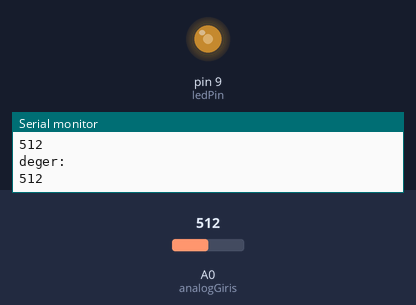
A sketch run on a simulated Arduino Uno, built with avr-gcc and run on an emulated ATmega328P. Parts: output pins drawn as LEDs (lit = HIGH), the last lines printed to the serial monitor. Inputs (shaded band) come from the test bench; at power-on: A0 (analogGiris) = 512.

Above: at 1.8 s.
1.9 s: A0 (analogGiris) set to 716
At 4.0 s:
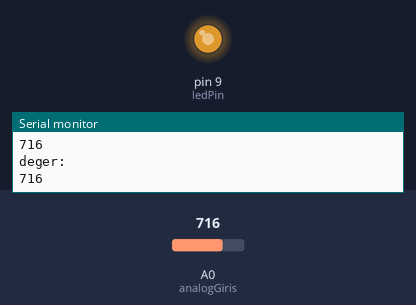
4.5 s: A0 (analogGiris) set to 900
At 6.4 s:
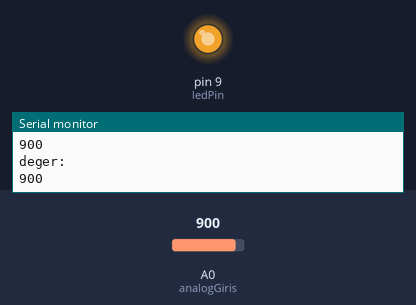
7.5 s: A0 (analogGiris) set to 122
At 9.9 s:
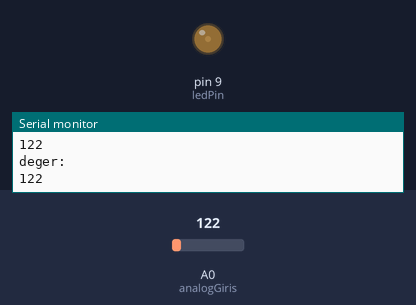
10.5 s: A0 (analogGiris) set to 511
At 13.4 s:
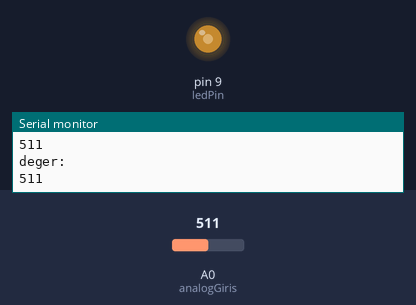
Timing chart, 0 to 14.5 s (numbered marks = the images above; inputs shaded):
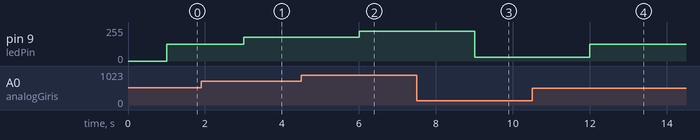

The sketch:

potansiyometre.ino
```cpp
const int analogGiris = A0;
const int ledPin = 9;

void setup() {
  pinMode(analogGiris,INPUT);
  Serial.begin(9600);
  pinMode(ledPin,OUTPUT);

}

void loop() {
  int deger = analogRead(analogGiris);
  Serial.println("deger:");
  Serial.println(deger);
  delay(1000);
  int ledDeger = map(deger,0,1023,0,255);
  analogWrite(ledPin,ledDeger);
}
```

Measured:
- after the input at 1.9 s, pin 9 (ledPin): 127/255 → 178/255 after 1.1 s
- after the input at 4.5 s, pin 9 (ledPin): 178/255 → 224/255 after 1.5 s
- after the input at 7.5 s, pin 9 (ledPin): 224/255 → 30/255 after 1.5 s
- after the input at 10.5 s, pin 9 (ledPin): 30/255 → 127/255 after 1.5 s
